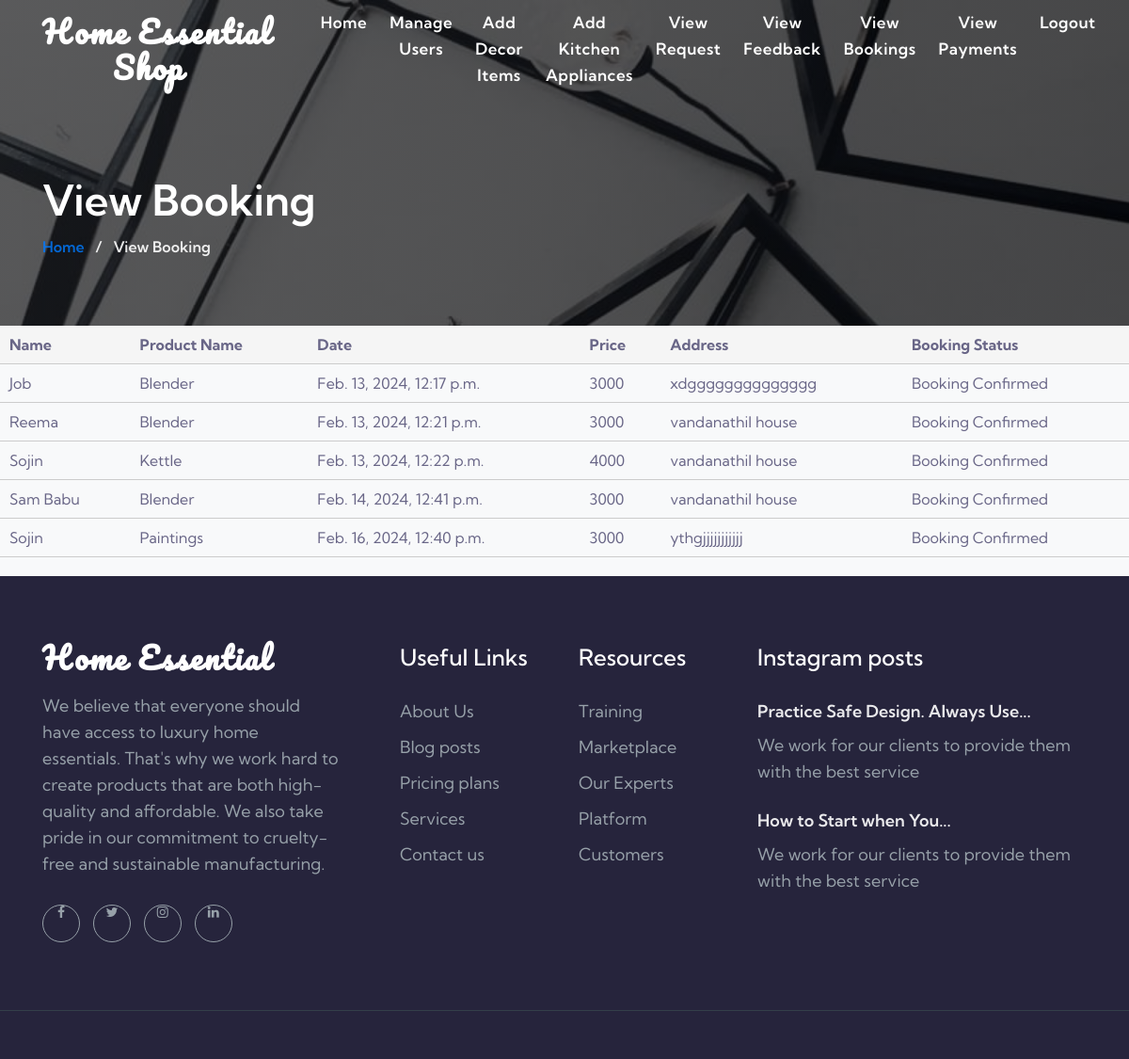
Screenshot of /view_booking with the database file from the repository.
### home/models.py (models this page shows)
class Booking(models.Model):
    desc=models.CharField(max_length=100,null=True)
    date=models.DateTimeField(null=True)
    status=models.CharField(null=True,max_length=40,default="Booking Confirmed")
    userid=models.ForeignKey(Registration_user,on_delete=models.CASCADE,null=True)
    deid=models.ForeignKey(DecorItems,on_delete=models.CASCADE,null=True)
    kitid=models.ForeignKey(KitchenAppliances,on_delete=models.CASCADE,null=True)

class Registration_user(models.Model):
    name=models.CharField(max_length=20)
    email=models.CharField(max_length=30)
    contact=models.IntegerField()
    address=models.CharField(max_length=30)
    password=models.CharField(max_length=30,null=True)
    profile=models.ImageField(null=True)
    userid=models.ForeignKey(Logintable,on_delete=models.CASCADE,null=True)

class KitchenAppliances(models.Model):
    name=models.CharField(max_length=30,null=True)
    desc=models.CharField(max_length=100,null=True)
    price=models.IntegerField(null=True)
    image=models.ImageField(null=True)

class DecorItems(models.Model):
    name=models.CharField(max_length=30,null=True)
    desc=models.CharField(max_length=100,null=True)
    price=models.IntegerField(null=True)
    image=models.ImageField(null=True)

### home/views.py (the view)
# urls.py: path('view_booking',views.view_booking),
def view_booking(request):
    data=Booking.objects.all()
    return render(request,"admin/view_booking.html",{"data":data})

### template/admin/view_booking.html (shortened to what this page needs)
<section class="w3l-about-breadcrumb">
    <div class="breadcrumb-bg breadcrumb-bg-about py-sm-5 pt-5 pb-4">
        <div class="container pt-lg-5 pt-md-3 py-lg-4 pb-md-3">
            <h2 class="title"> View Booking  </h2>
            <ul class="breadcrumbs-custom-path mt-2">
                <li><a href="/adminhome"> Home</a></li>
                <li class="mx-2">/ </li>
                <li class="active"> View Booking </li>
            </ul>
        </div>
    </div>
</section>
{% extends "admin/adminbase.html" %}
{% block content %}
<table>
    <tr>
        <th>Name</th>
        <th>Product Name</th>
        <th>Date</th>
        <th>Price</th>
        <th>Address</th>
        <th>Booking Status</th>
    </tr>
    {% for d in data %}
    <tr>
        <td>{{d.userid.name}}</td>
        {% if d.deid == null %}
        <td>{{d.kitid.name}}</td>
        {% elif d.kitid == null %}
        <td>{{d.deid.name}}</td>
        {% endif %}
        <td>{{d.date}}</td>
        {% if d.deid == null %}
        <td>{{d.kitid.price}}</td>
        {% elif d.kitid == null %}
        <td>{{d.deid.price}}</td>
        {% endif %}
        <td>{{d.desc}}</td>
        <td>{{d.status}}</td>
    </tr>
    {% endfor %}
</table>
{% endblock %}

### template/admin/view_booking.html (style rules this page uses)
table { width: 100%; border-collapse: collapse; margin-bottom: 20px; }
table th, table td { padding: 10px; text-align: left; border-bottom: 1px solid #ccc; }
table th { background: #f5f5f5; }
a { color: #007bff; text-decoration: none; }

### rows the page displays
Booking: userid.name "Job", kitid.name "Blender", date "Feb. 13, 2024, 12:17 p.m.", kitid.price "3000", desc "xdgggggggggggggg", status "Booking Confirmed"
Booking: userid.name "Reema", kitid.name "Blender", date "Feb. 13, 2024, 12:21 p.m.", kitid.price "3000", desc "vandanathil house", status "Booking Confirmed"
Booking: userid.name "Sojin", kitid.name "Kettle", date "Feb. 13, 2024, 12:22 p.m.", kitid.price "4000", desc "vandanathil house", status "Booking Confirmed"
Booking: userid.name "Sam Babu", kitid.name "Blender", date "Feb. 14, 2024, 12:41 p.m.", kitid.price "3000", desc "vandanathil house", status "Booking Confirmed"
Booking: userid.name "Sojin", deid.name "Paintings", date "Feb. 16, 2024, 12:40 p.m.", deid.price "3000", desc "ythgjjjjjjjjjjj", status "Booking Confirmed"
